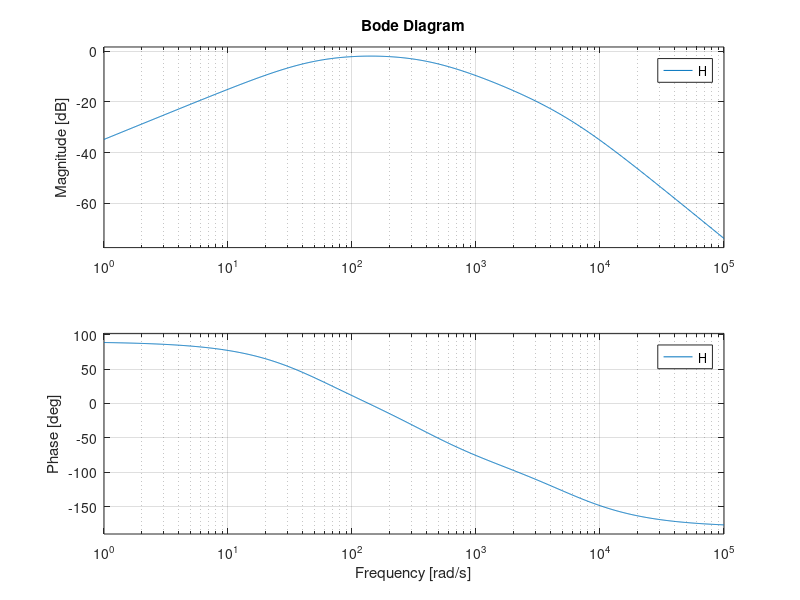

This figure's MATLAB source:
pkg load control

a1 = 1
a2 = 400
a3 = 5000

w1 = 50
w2 = 400
w3 = 5500

H1 = tf( [a1 0], [1 w1] )
H2 = tf( [a2], [1 w2])
H3 = tf( [a3], [1 w3])

H = H1*H2*H3

bode(H)
